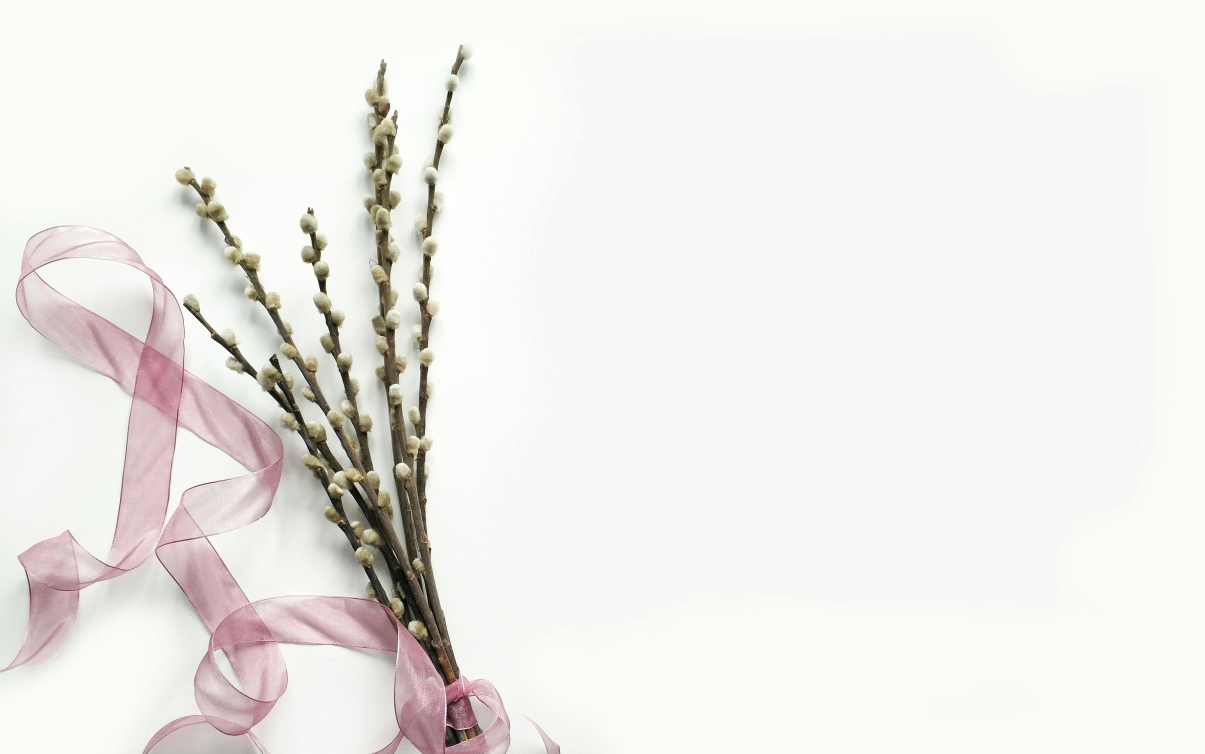
#> input picture backgrounds/pexels-alena-koval-233944-961402.jpg, 4819 x 3016 px (shown at 1/4 size); its folder holds 4 pictures in this run
$ python dataset.py
#> lines starting #> are read from the running program, lines starting #| are printed output that depends on the picture
import cv2 as cv
import random
import os
import numpy as np

background_path = "backgrounds"
image_path = "img"
#dataset ratio: 70% train (280), 20% val(80), 10% test (40)
class DataSetCreator():
    def __init__(self,background_path,image_path,max_images=400,max_images_per_background=5):
#> called with background_path = 'backgrounds', image_path = 'img', max_images = 400, max_images_per_background = 5
        self.backgrounds = [cv.imread(os.path.join(background_path,f)) for f in os.listdir(background_path) if os.path.isfile(os.path.join(background_path,f))]
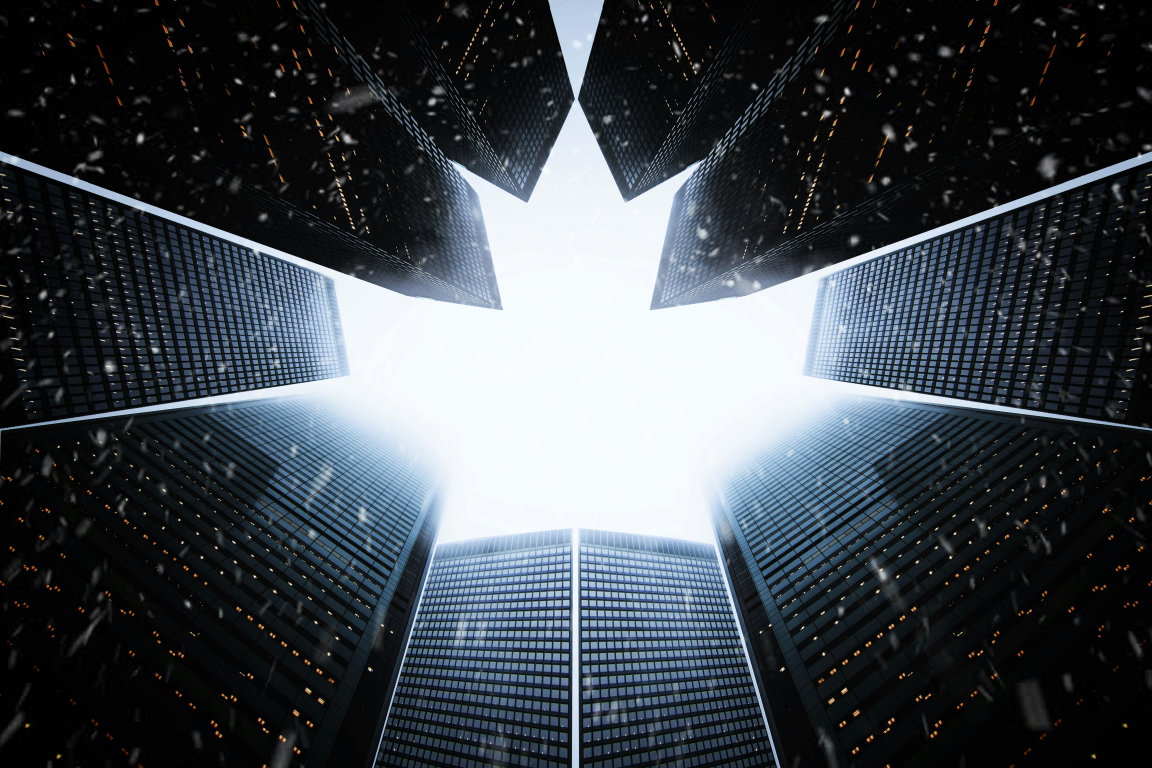
#> input picture backgrounds/pexels-andre-furtado-43594-370717.jpg, 5760 x 3840 px (shown at 1/5 size)
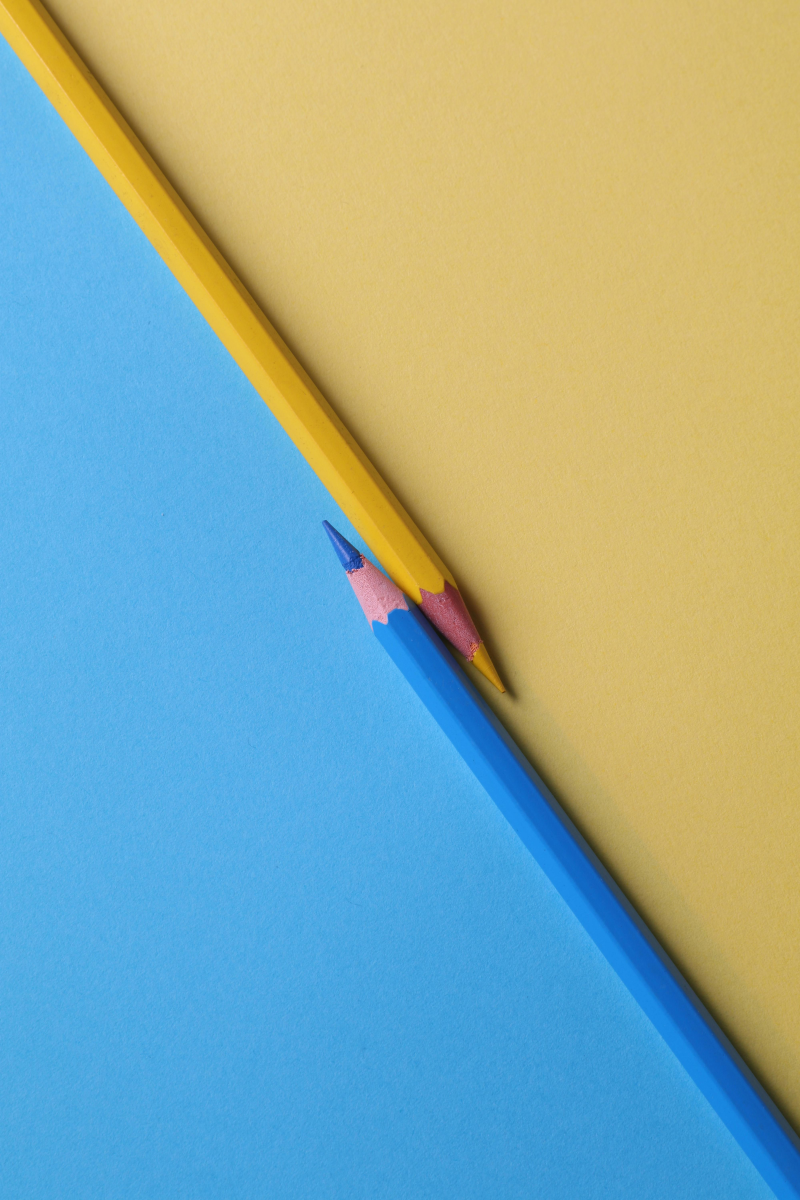
#> input picture backgrounds/pexels-ann-h-45017-1762851.jpg, 4000 x 6000 px (shown at 1/5 size)
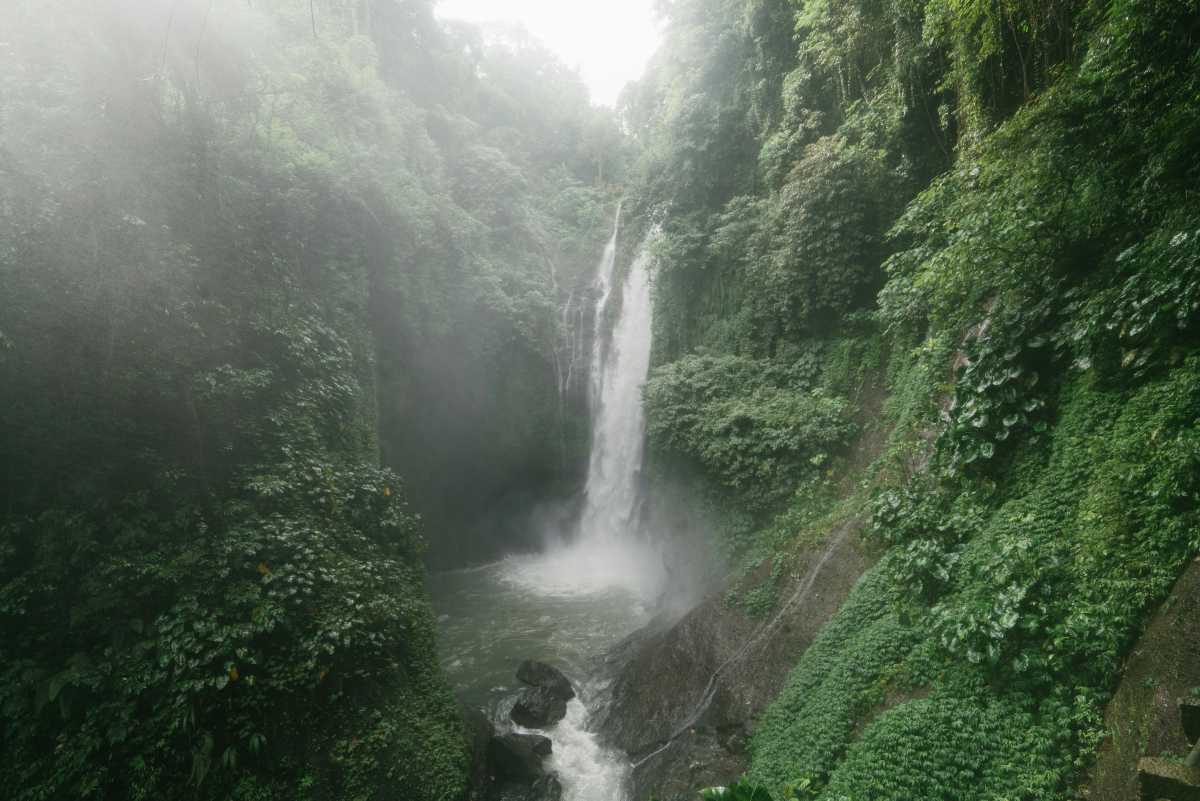
#> input picture backgrounds/pexels-arthousestudio-4534200.jpg, 6000 x 4002 px (shown at 1/5 size)
        self.max_images = max_images
        self.max_images_per_background = max_images_per_background
        self.images ={
            0: {

#> (the run stopped early here; a loop or call above may not have finished)
